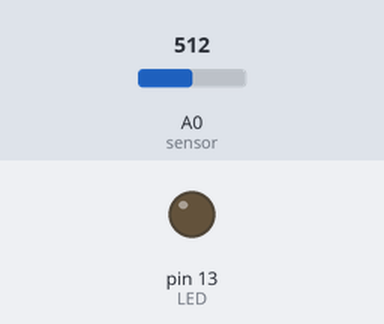
The sketch below on a simulated Arduino Uno, built with avr-gcc and run on an emulated ATmega328P. On the bench: output pins drawn as LEDs (lit = HIGH). Inputs (shaded band) come from the test bench; at power-on: A0 (sensor) = 512.

Above: at 1.2 s.
1.3 s: A0 (sensor) set to 489
At 2.0 s:
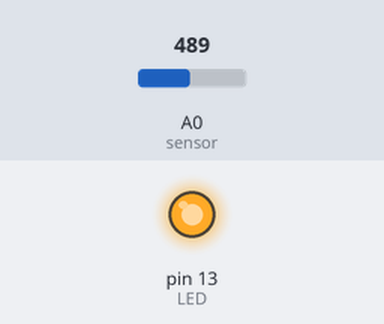
2.8 s: A0 (sensor) set to 510
At 3.2 s:
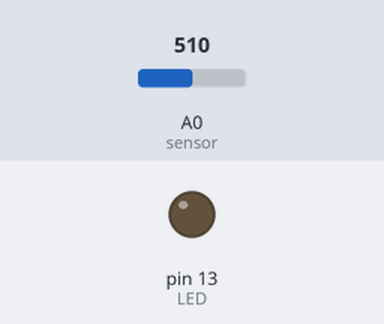
4.3 s: A0 (sensor) set to 490
At 5.5 s:
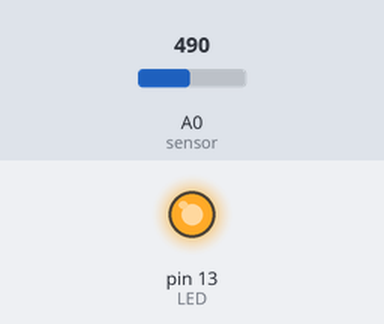
Timing chart, 0 to 7.3 s (numbered marks = the images above; inputs shaded):
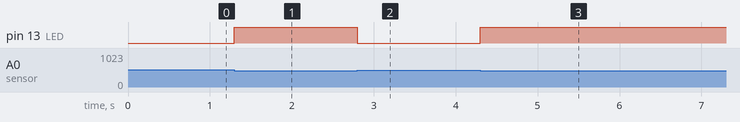

The sketch:

analog_LDR.ino
```cpp
int LED = 13;
int sensorValue = 0;

void setup() {
pinMode(LED,OUTPUT);

}

void loop() {
sensorValue = analogRead(A0);   // the sensor value will be between 0 - 1024

if(sensorValue < 500) {
  digitalWrite(LED,HIGH);
}

else {
  digitalWrite(LED,LOW);
}

}
```

Measured:
- the behaviour switches between 500 and 499 on A0 (sensor) (found by bisection; images 0 and 1)
- after the input at 1.3 s, pin 13 (LED): LOW → HIGH at once
- after the input at 2.8 s, pin 13 (LED): HIGH → LOW at once
- after the input at 4.3 s, pin 13 (LED): LOW → HIGH at once
